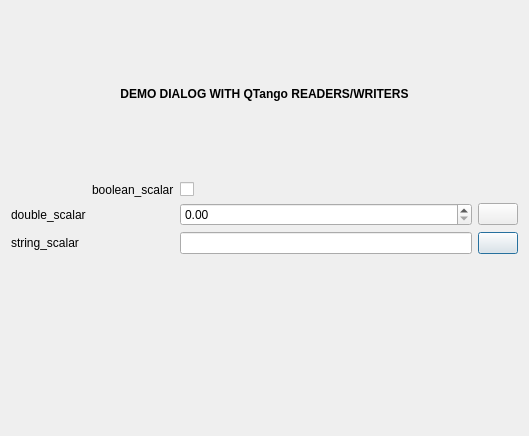
<?xml version="1.0" encoding="UTF-8"?>
<ui version="4.0">
 <class>DemoDialog</class>
 <widget class="QDialog" name="DemoDialog">
  <property name="geometry">
   <rect>
    <x>0</x>
    <y>0</y>
    <width>529</width>
    <height>436</height>
   </rect>
  </property>
  <property name="windowTitle">
   <string>Dialog</string>
  </property>
  <layout class="QGridLayout" name="gridLayout">
   <item row="2" column="0">
<!--      <widget class="TSimpleLabel" name="tSimpleLabel_2">  -->
    <widget class="QLabel" name="tSimpleLabel_2">	<!-- TSimpleLabel is mapped into a simple Qt QLabel. ## added by qumbiaprojectwizard -->
     <property name="text">
      <string>double_scalar</string>
     </property>
    </widget>
   </item>
   <item row="3" column="0">
<!--      <widget class="TSimpleLabel" name="tSimpleLabel_3">  -->
    <widget class="QLabel" name="tSimpleLabel_3">	<!-- TSimpleLabel is mapped into a simple Qt QLabel. ## added by qumbiaprojectwizard -->
     <property name="text">
      <string>string_scalar</string>
     </property>
    </widget>
   </item>
   <item row="3" column="4">
<!--      <widget class="TPushButton" name="tPushButton_2">  -->
    <widget class="QuButton" name="tPushButton_2">	<!-- TPushButton is mapped to QuButton ## added by qumbiaprojectwizard -->
<!--       <property name="targets">  -->
     <property name="target">	<!-- targets property is mapped into target ## added by qumbiaprojectwizard -->
<!--        <string>$1/string_scalar(&amp;tle);;</string>  -->
      <string>$1/string_scalar(&amp;tle)</string>	<!-- in cumbia the targ:qet is single: removing multiple targets ## added by qumbiaprojectwizard -->
     </property>
    </widget>
   </item>
   <item row="0" column="0" colspan="5">
    <widget class="QLabel" name="label">
     <property name="font">
      <font>
       <weight>75</weight>
       <bold>true</bold>
      </font>
     </property>
     <property name="text">
      <string>DEMO DIALOG WITH QTango READERS/WRITERS</string>
     </property>
     <property name="alignment">
      <set>Qt::AlignCenter</set>
     </property>
    </widget>
   </item>
   <item row="4" column="0" colspan="5">
<!--      <widget class="TPlotLightMarker" name="tPlotLightMarker">  -->
    <widget class="QuTrendPlot" name="tPlotLightMarker">	<!-- TPlotLightMarker is mapped into QuTrendPlot OR QuSpectrumPlot. Please check. ## added by qumbiaprojectwizard -->
     <property name="source" stdset="0">
      <string>$1/double_scalar</string>
     </property>
    </widget>
   </item>
   <item row="3" column="1" colspan="2">
<!--      <widget class="TLabel" name="tLabel_2">  -->
    <widget class="QuLabel" name="tLabel_2">	<!-- TLabel is mapped to QuLabel ## added by qumbiaprojectwizard -->
     <property name="source">
      <string>$1/string_scalar</string>
     </property>
    </widget>
   </item>
   <item row="2" column="4">
<!--      <widget class="TPushButton" name="tPushButton">  -->
    <widget class="QuButton" name="tPushButton">	<!-- TPushButton is mapped to QuButton ## added by qumbiaprojectwizard -->
<!--       <property name="targets">  -->
     <property name="target">	<!-- targets property is mapped into target ## added by qumbiaprojectwizard -->
<!--        <string>$1/double_scalar(&amp;tdsb);;</string>  -->
      <string>$1/double_scalar(&amp;tdsb)</string>	<!-- in cumbia the targ:qet is single: removing multiple targets ## added by qumbiaprojectwizard -->
     </property>
    </widget>
   </item>
   <item row="3" column="3">
<!--      <widget class="TLineEdit" name="tle">  -->
    <widget class="QuLineEdit" name="tle">	<!-- TLineEdit is mapped into a QuLineEdit ## added by qumbiaprojectwizard -->
<!--       <property name="targets">  -->
     <property name="target">	<!-- targets property is mapped into target ## added by qumbiaprojectwizard -->
<!--        <string>$1/string_scalar;;</string>  -->
      <string>$1/string_scalar</string>	<!-- in cumbia the targ:qet is single: removing multiple targets ## added by qumbiaprojectwizard -->
     </property>
    </widget>
   </item>
   <item row="2" column="3">
<!--      <widget class="TDoubleSpinBox" name="tdsb">  -->
    <widget class="QuDoubleSpinBox" name="tdsb">	<!-- TDoubleSpinBox is mapped into QuDoubleSpinBox ## added by qumbiaprojectwizard -->
<!--       <property name="targets">  -->
     <property name="target">	<!-- targets property is mapped into target ## added by qumbiaprojectwizard -->
<!--        <string>$1/double_scalar;;</string>  -->
      <string>$1/double_scalar</string>	<!-- in cumbia the targ:qet is single: removing multiple targets ## added by qumbiaprojectwizard -->
     </property>
    </widget>
   </item>
   <item row="2" column="1" colspan="2">
<!--      <widget class="TLabel" name="tLabel">  -->
    <widget class="QuLabel" name="tLabel">	<!-- TLabel is mapped to QuLabel ## added by qumbiaprojectwizard -->
     <property name="source">
      <string>$1/double_scalar</string>
     </property>
    </widget>
   </item>
   <item row="1" column="4">
<!--      <widget class="TLed" name="tLed">  -->
    <widget class="QuLed" name="tLed">	<!-- TLed is mapped to QuLed ## added by qumbiaprojectwizard -->
     <property name="source">
      <string>$1/boolean_scalar</string>
     </property>
    </widget>
   </item>
   <item row="1" column="1" colspan="2">
<!--      <widget class="TSimpleLabel" name="tSimpleLabel">  -->
    <widget class="QLabel" name="tSimpleLabel">	<!-- TSimpleLabel is mapped into a simple Qt QLabel. ## added by qumbiaprojectwizard -->
     <property name="text">
      <string>boolean_scalar</string>
     </property>
    </widget>
   </item>
   <item row="1" column="3">
<!--      <widget class="TCheckBox" name="tCheckBox">  -->
    <widget class="QuCheckBox" name="tCheckBox">	<!-- TCheckBox is mapped into QuCheckBox ## added by qumbiaprojectwizard -->
     <property name="source">
      <string>$1/boolean_scalar</string>
     </property>
<!--       <property name="targets">  -->
     <property name="target">	<!-- targets property is mapped into target ## added by qumbiaprojectwizard -->
<!--        <string>$1/boolean_scalar;</string>  -->
      <string>$1/boolean_scalar</string>	<!-- in cumbia the targ:qet is single: removing multiple targets ## added by qumbiaprojectwizard -->
     </property>
    </widget>
   </item>
  </layout>
 </widget>
 <customwidgets>
  <customwidget>
<!--     <class>TSimpleLabel</class>  -->
   <class>QLabel</class>	<!-- TSimpleLabel is mapped into a simple Qt QLabel. ## added by qumbiaprojectwizard -->
   <extends>QLabel</extends>
<!--     <header>TSimpleLabel</header>  -->
<header>QLabel</header>	<!-- TSimpleLabel is mapped into a simple Qt QLabel. ## added by qumbiaprojectwizard -->
  </customwidget>
  <customwidget>
<!--     <class>TLabel</class>  -->
   <class>QuLabel</class>	<!-- TLabel is mapped to QuLabel ## added by qumbiaprojectwizard -->
   <extends>ELabel</extends>
<!--     <header>TLabel</header>  -->
<header>qulabel.h</header>	<!-- TLabel is mapped to QuLabel ## added by qumbiaprojectwizard -->
  </customwidget>
  <customwidget>
<!--     <class>TLed</class>  -->
   <class>QuLed</class>	<!-- TLed is mapped to QuLed ## added by qumbiaprojectwizard -->
   <extends>ELed</extends>
<!--     <header>TLed</header>  -->
<header>quled.h</header>	<!-- TLed is mapped into QuLed ## added by qumbiaprojectwizard -->
  </customwidget>
  <customwidget>
<!--     <class>TLineEdit</class>  -->
   <class>QuLineEdit</class>	<!-- TLineEdit is mapped into a QuLineEdit ## added by qumbiaprojectwizard -->
   <extends>QLineEdit</extends>
<!--     <header>TLineEdit</header>  -->
<header>qulineedit.h</header>	<!-- TLineEdit is mapped into a QuLineEdit ## added by qumbiaprojectwizard -->
  </customwidget>
  <customwidget>
<!--     <class>TDoubleSpinBox</class>  -->
   <class>QuDoubleSpinBox</class>	<!-- TDoubleSpinBox is mapped into QuDoubleSpinBox ## added by qumbiaprojectwizard -->
   <extends>QDoubleSpinBox</extends>
<!--     <header>TDoubleSpinBox</header>  -->
<header>qudoublespinbox.h</header>	<!-- TDoubleSpinBox is mapped to qudoublespinbox.h ## added by qumbiaprojectwizard -->
  </customwidget>
  <customwidget>
<!--     <class>TPushButton</class>  -->
   <class>QuButton</class>	<!-- TPushButton is mapped to QuButton ## added by qumbiaprojectwizard -->
   <extends>QPushButton</extends>
<!--     <header>TPushButton</header>  -->
<header>qubutton.h</header>	<!-- TPushButton is mapped to QuButton ## added by qumbiaprojectwizard -->
  </customwidget>
  <customwidget>
<!--     <class>TCheckBox</class>  -->
   <class>QuCheckBox</class>	<!-- TCheckBox is mapped into QuCheckBox ## added by qumbiaprojectwizard -->
   <extends>QCheckBox</extends>
<!--     <header>TCheckBox</header>  -->
<header>qucheckbox.h</header>	<!-- TCheckBox is mapped into QuCheckBox ## added by qumbiaprojectwizard -->
  </customwidget>
  <customwidget>
<!--     <class>TPlotLightMarker</class>  -->
   <class>QuTrendPlot</class>	<!-- TPlotLightMarker is mapped into QuTrendPlot OR QuSpectrumPlot. Please check. ## added by qumbiaprojectwizard -->
   <extends>EPlotLightMarker</extends>
<!--     <header>TPlotLightMarker</header>  -->
<header>qutrendplot.h</header>	<!-- TPlotLightMarker is mapped into QuTrendPlot OR QuSpectrumPlot. Please check. ## added by qumbiaprojectwizard -->
  </customwidget>
  <customwidget>
   <class>ELabel</class>
   <extends>QLabel</extends>
   <header>elabel.h</header>
  </customwidget>
  <customwidget>
   <class>ELed</class>
   <extends>QWidget</extends>
   <header>eled.h</header>
  </customwidget>
  <customwidget>
   <class>EPlotLight</class>
   <extends>QFrame</extends>
<!--     <header>eplotlight.h</header>  -->
<header>quplot_base.h</header>	<!-- EPlotLight is mapped into QuPlotBase. Please check ## added by qumbiaprojectwizard -->
  </customwidget>
  <customwidget>
   <class>EPlotLightMarker</class>
   <extends>EPlotLight</extends>
<!--     <header>eplotlight_marker.h</header>  -->
<header>quplot_base.h</header>	<!-- EPlotLight is mapped into QuPlotBase. Please check ## added by qumbiaprojectwizard -->
  </customwidget>
 </customwidgets>
 <resources/>
 <connections/>
</ui>
